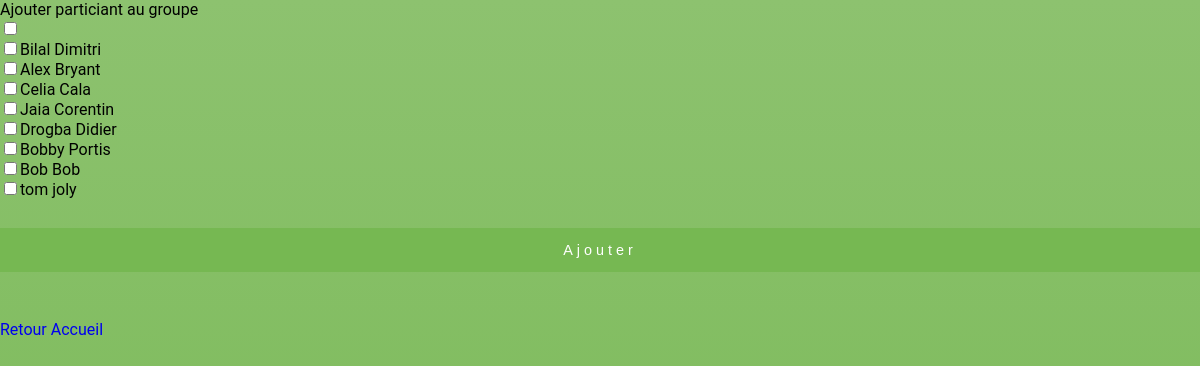
The app's page /BTT-master/vue/html/ajouter_adherent_groupe.php with its own data.
### tables this page shows
CREATE TABLE IF NOT EXISTS `adherent` (
  `num_client` int(11) NOT NULL AUTO_INCREMENT,
  `nom` varchar(45) DEFAULT NULL,
  `prenom` varchar(45) DEFAULT NULL,
  `adresse_mail` varchar(45) DEFAULT NULL,
  `ville` varchar(45) DEFAULT NULL,
  `date_de_naissance` date DEFAULT NULL,
  `taille` decimal(10,0) DEFAULT NULL,
  `poid` decimal(10,0) DEFAULT NULL,
  `sexe` enum('Homme','Femme') DEFAULT NULL,
  `mot_de_passe` varchar(255) DEFAULT NULL,
  `num_carte` varchar(255) DEFAULT NULL,
  `statut` varchar(45) DEFAULT NULL,
  PRIMARY KEY (`num_client`)
);

### BTT-master/Modele/ajouter_adherent_groupe.php (the view, shortened to what this page needs)
<?php
    function index () {
        global $db;
        $users = $db->prepare("SELECT num_client, nom, prenom FROM adherent");
        $users->execute();
        $u = "";
        while ($donnees =  $users->fetch()){
            $u .= "<input type='checkbox' name='".$donnees['num_client']."' value='".$donnees['num_client']."'>".$donnees['prenom']." ".$donnees['nom']."<br>";
            $c = $donnees['num_client'];
        }
        return $u;
    }
?>

### BTT-master/vue/html/ajouter_adherent_groupe.php (shortened to what this page needs)
<!DOCTYPE html>
    <?php
        include '../../modele/ajouter_adherent_groupe.php';
    ?>
    <html>
    <head>
        <link rel="stylesheet" href="../css/inscrire.css">
    </head>
    <body>
        <h3> Ajouter particiant au groupe <?php echo $_SESSION['groupe'] ?> </h3>
        <form action='../../controleur/ajouter_adherent_groupe.php' method='POST'>
            <?php
                $g = index();
                echo ($g);
            ?>
            <input type="submit" name="g" value="Ajouter">
        </form>
        <br>
        <a href="/accueil_coach.php"><p>Retour Accueil</p></a>
    </body>
</html>

### BTT-master/vue/css/inscrire.css (style rules this page uses)
html, body, div, span, applet, object, iframe, h1, h2, h3, h4, h5, h6, p, blockquote, pre, a, abbr, acronym, address, big, cite, code, del, dfn, em, img, ins, kbd, q, s, samp, small, strike, strong, sub, sup, tt, var, b, u, i, dl, dt, dd, ol, nav ul, nav li, fieldset, form, label, legend, table, caption, tbody, tfoot, thead, tr, th, td, article, aside, canvas, details, embed, figure, figcaption, footer, header, hgroup, menu, nav, output, ruby, section, summary, time, mark, audio, video { margin: 0; padding: 0; border: 0; font-size: 100%; font: inherit; vertical-align: baseline; }
a { text-decoration: none; }
body { background: #76b852; background: -webkit-linear-gradient(to top, #76b852, #8DC26F); background: -moz-linear-gradient(to top, #76b852, #8DC26F); background: -o-linear-gradient(to top, #76b852, #8DC26F); background: linear-gradient(to top, #76b852, #8DC26F); background-size: cover; background-attachment: fixed; font-family: 'Roboto', sans-serif; }
input[type="submit"] { font-size: .9em; color: #fff; background: #76b852; outline: none; border: 1px solid #76b852; cursor: pointer; padding: 0.9em; -webkit-appearance: none; width: 100%; margin: 2em 0; letter-spacing: 4px; }

### records on screen
adherent: prenom "Bilal", nom "Dimitri"
adherent: prenom "Alex", nom "Bryant"
adherent: prenom "Celia", nom "Cala"
adherent: prenom "Jaia", nom "Corentin"
adherent: prenom "Drogba", nom "Didier"
adherent: prenom "Bobby", nom "Portis"
adherent: prenom "Bob", nom "Bob"
adherent: prenom "tom", nom "joly"
